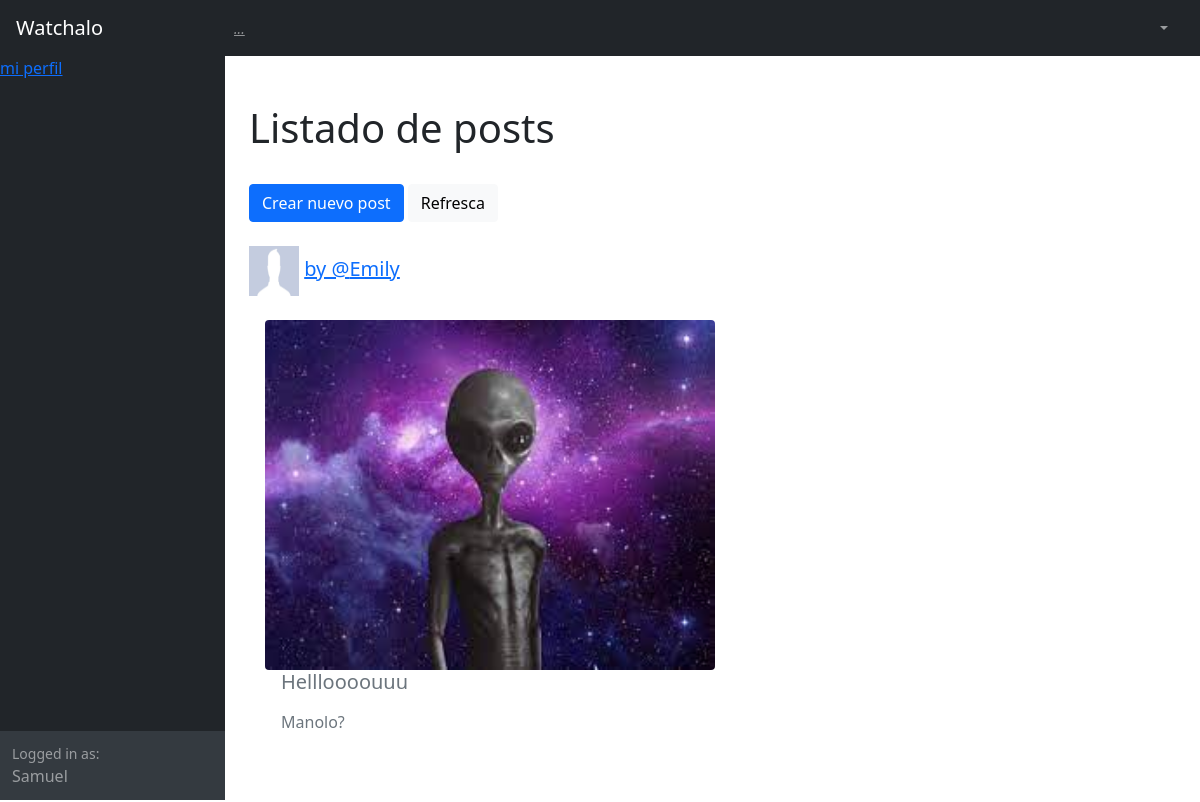
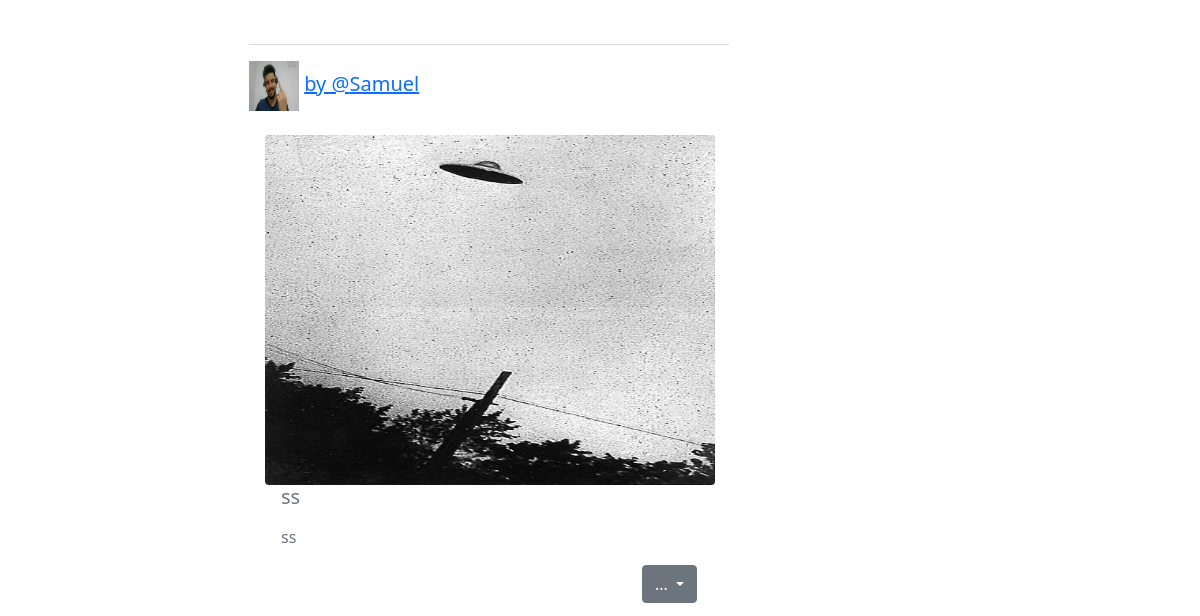
Page /Aplicacion1/Inicio/ (signed in, upper part) on the earlier database version (2 pictures, top to bottom).
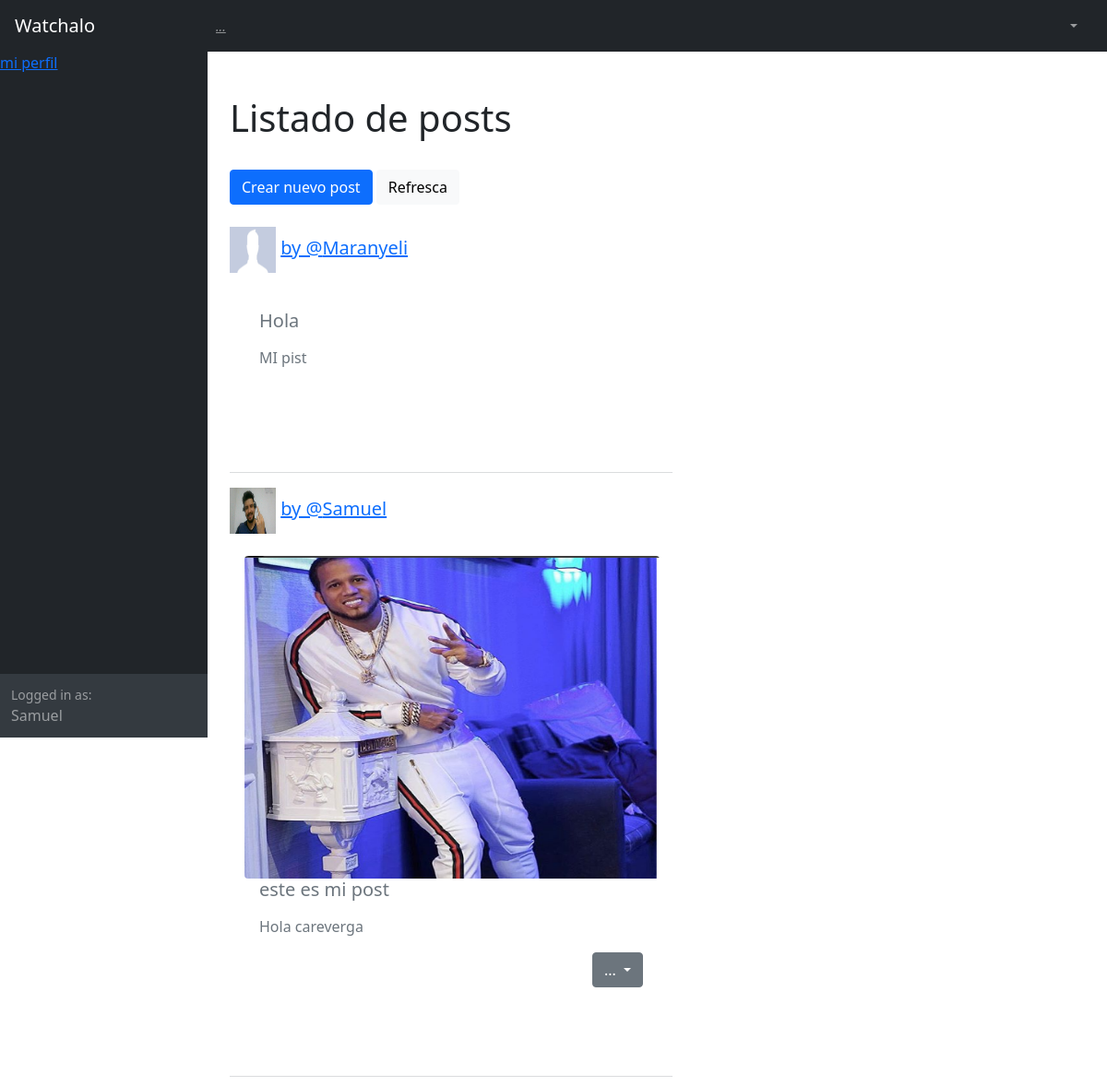
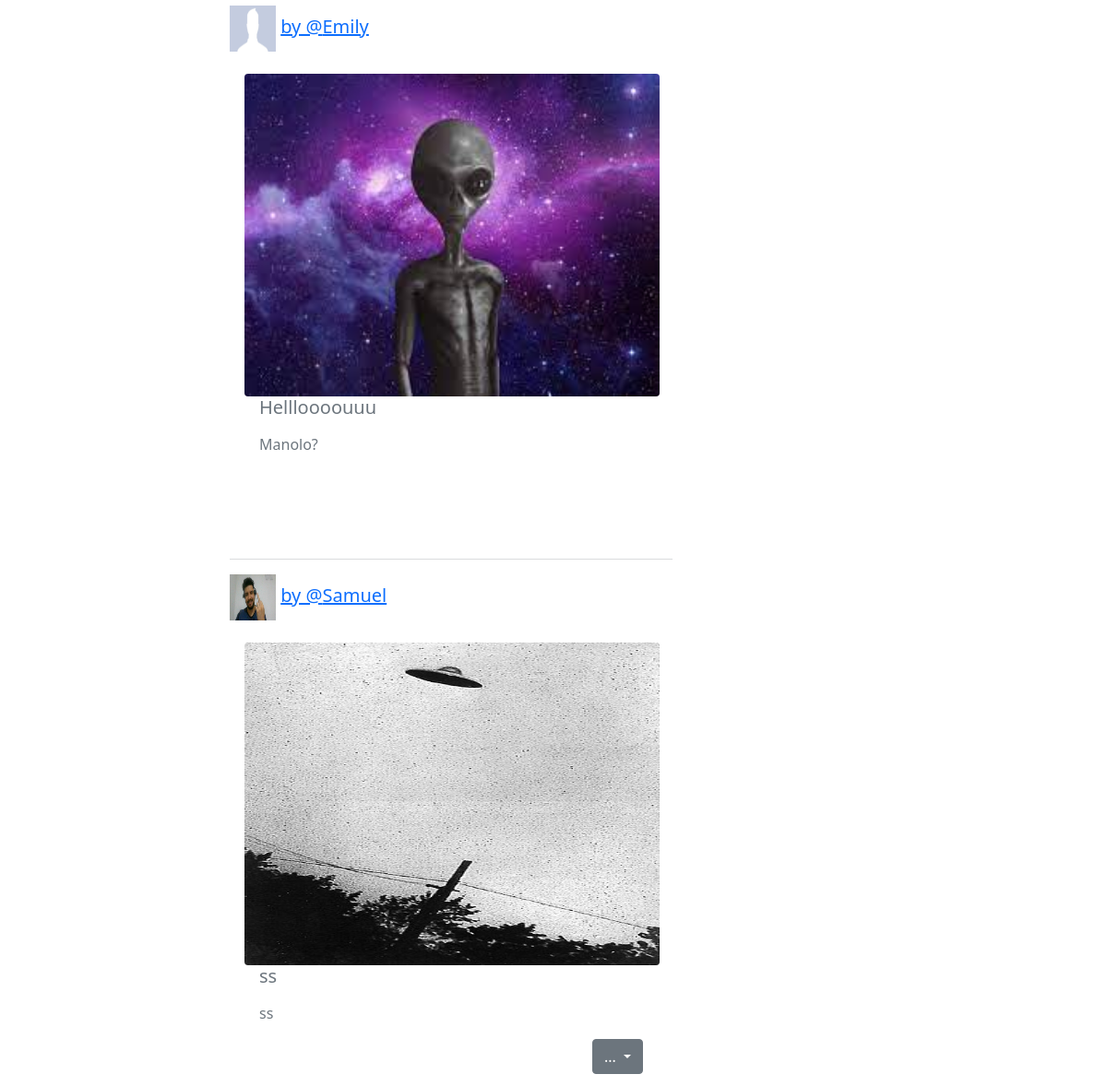
Same page on the later database version (2 pictures, top to bottom).
### Aplicacion1/models.py (models this page shows, shortened)
class Post(models.Model):
    nombrePost = models.CharField(max_length=50)
    CuerpoPost = RichTextField(blank = True, null = True, max_length=5000)
    fechaPublicacion = models.DateTimeField(auto_now_add=True)
    user = models.ForeignKey(User,blank=True,null=True, on_delete=models.CASCADE, related_name = "posts")
    imagen = models.ImageField(blank = True, null = True, upload_to="images/", verbose_name="Subir imagen")

class Perfil(models.Model):
    user = models.OneToOneField(User, blank=True,null=True,on_delete=models.CASCADE)
    perfilImagen = models.ImageField(default='default_perfil.jpg')

### Aplicacion1/views.py (the view)
# urls.py: path('Inicio/', Inicio.as_view(), name='Inicio'),
class Inicio(LoginRequiredMixin,ListView):
    model = Post
    queryset = Post.objects.all().order_by('-fechaPublicacion')
    template_name = 'Aplicacion1/Inicio.html'

### Aplicacion1/templates/Aplicacion1/Inicio.html (shortened to what this page needs)
{% extends "Aplicacion1/Padre.html" %}
{% load static %}
{% block seccion_nombre %}
<h1>Listado de posts
</h1>
<br>
<a href="{% url 'Aplicacion1:PostCrear' %}"><button type="button" class="btn btn-primary">Crear nuevo post</button></a>
<a href="{% url 'Aplicacion1:Inicio' %}"><button type="button" class="btn btn-light">Refresca</button></a>
<br>
<br>
{% endblock %}
{% block cuerpo %}
{% for posts in object_list %}
<h5><img src="{{posts.user.perfil.perfilImagen.url }}" alt="" width="50" height="50" > <a href="{% url 'Aplicacion1:perfil' posts.user.username %}"> by @{{ posts.user.username}} </a></h5>
<div class="card-body" style="width: 30rem;" >
    {% if posts.imagen %}
      <img src="{{ posts.imagen.url }}" class="rounded float-start" alt="..."width="450" height="350">
    {% endif %}
    <div class="card-body">
      <h5 class="card-title">{{ posts.nombrePost }}</h5>
      <p class="card-text">{{ posts.CuerpoPost |safe}}</p>
      <div style="text-align: right">
        {% if user.id == posts.user.id %}
        <div class="dropdown">
            <a class="btn btn-secondary dropdown-toggle" href="#" role="button" id="dropdownMenuLink" data-bs-toggle="dropdown" aria-expanded="false">
              ...
            </a>
          </div>
          {% endif %}
    </div>
    </div>
  </div>
<br>
<br>
<hr>
{% endfor %}
{% endblock %}

### Aplicacion1/templates/Aplicacion1/Padre.html (shortened to what this page needs)
<!DOCTYPE html>
<html lang="en">
    <head>
        {% load static %}
        <link href="{% static 'Aplicacion1/js/datatables-simple-demo.js' %}" rel="stylesheet" />
        <link href="{% static 'Aplicacion1/css/styles.css' %}" rel="stylesheet" />
    </head>
    <body class="sb-nav-fixed">
        <nav class="sb-topnav navbar navbar-expand navbar-dark bg-dark">
            <a class="navbar-brand ps-3" href="index.html">Watchalo</a>
            {% if request.user.is_authenticated %}
                <button class="btn btn-link btn-sm order-1 order-lg-0 me-4 me-lg-0" id="sidebarToggle" href="#!"><i class="fas fa-bars">...</i></button>
            {% endif %}
            {% block logueos%}
            <ul class="navbar-nav ms-auto ms-md-0 me-3 me-lg-4">
                <li class="nav-item dropdown">
                    <a class="nav-link dropdown-toggle" id="navbarDropdown" href="#" role="button" data-bs-toggle="dropdown" aria-expanded="false"></a>
                </li>
            </ul>
            {% endblock %}
        </nav>
        <div id="layoutSidenav">
        {% if request.user.is_authenticated %}
            <div id="layoutSidenav_nav">
                <nav class="sb-sidenav accordion sb-sidenav-dark" id="sidenavAccordion">
                    <div class="sb-sidenav-menu">
                        <a href="{% url 'Aplicacion1:perfil' request.user.username %}"><p>mi perfil</p></a>
                    </div>
                    <div class="sb-sidenav-footer">
                        <div class="small">Logged in as:</div>
                        {{ user.username}}
                    </div>
                </nav>
            </div>
        {% endif %}
            <div id="layoutSidenav_content">
                <main>
                    <div class="container-fluid px-4">
                        <h1 class="mt-4">
                            {% block seccion_nombre %}
                            {% endblock %}
                        </h1>
                        <ol class="breadcrumb mb-4">
                            <li class="breadcrumb-item active">
                                {% block cuerpo %}
                                {% endblock %}</li>
                        </ol>
                    </div>
                </main>
            </div>
        </div>
    </body>
</html>

Differences in the rows shown:
added Post: user.perfil.perfilImagen (placeholder picture), user.username "Maranyeli", nombrePost "Hola", CuerpoPost "MI pist"
added Post: user.perfil.perfilImagen (picture), user.username "Samuel", imagen (picture), nombrePost "este es mi post", CuerpoPost "Hola careverga"
